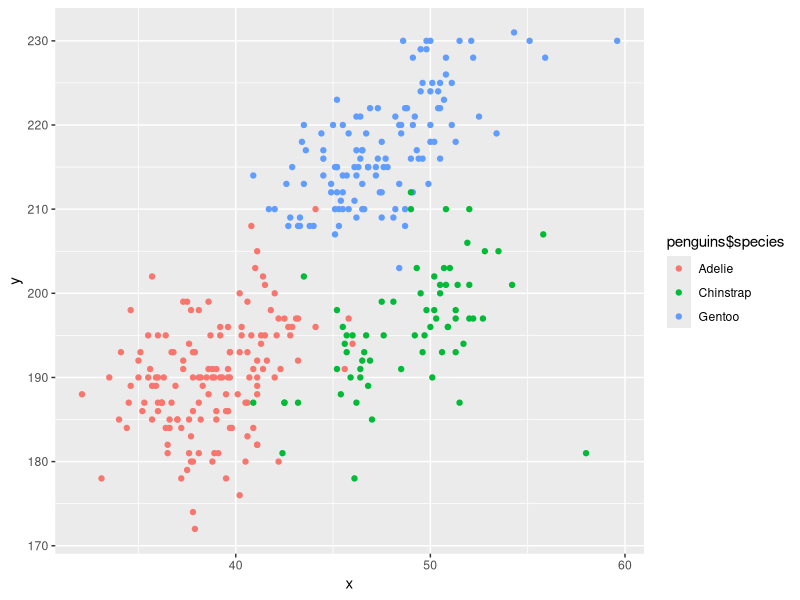

Recreate this plot in R.
## ---- chunk 1
knitr::opts_chunk$set(echo = TRUE)
## ---- chunk 2
library(tidyverse)
## ---- chunk 3
data("penguins", package = "palmerpenguins")

summary(penguins)
  summary(penguins$flipper_length_mm)
  summary(penguins$species)

nrow(penguins)

ncol(penguins)

mean(penguins$flipper_length_mm, na.rm=T)

## ---- chunk 4
plot_df=
  tibble(
    x=penguins$bill_length_mm,
    y=penguins$flipper_length_mm
  )
  
ggplot(plot_df, aes(color=penguins$species, x = x, y = y)) + geom_point()
## ---- chunk 5
hw_df=tibble(random_sample=rnorm(10), 
  vec_logic=random_sample>0, 
  vec_character=c("a","b","c","d","e","f","g","h","i","j"), 
  vec_factor=factor(c("low", "medium", "high", "low","medium","high", "low","medium","high","low")) )

#means of variable within the df
  mean(hw_df$vec_logic)
  mean(hw_df$vec_character)
  mean(hw_df$vec_factor)
  mean(hw_df$random_sample)
